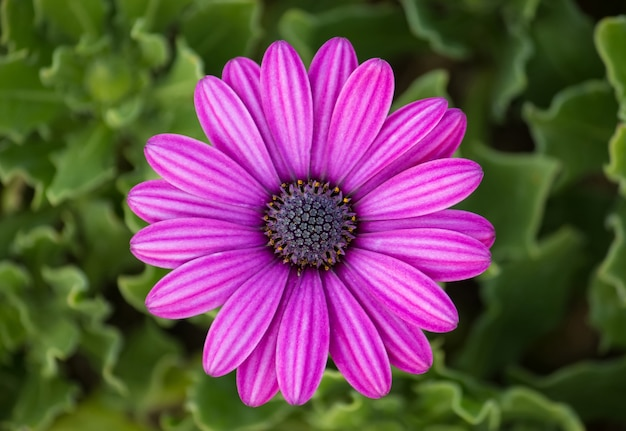
#> input picture purple.jpg, 626 x 431 px
$ python 'DIP lab 2(Digital Image to Negative Image).py'
#> lines starting #> are read from the running program, lines starting #| are printed output that depends on the picture
# Convert a digital image into a negative image

from PIL import Image
import numpy as np
import matplotlib.pyplot as plt

# Step 1: Load the image
image = Image.open('purple.jpg')
#> image is the input picture: PIL image 626x431 RGB; mean R, G, B 106.7, 75.4, 83.1

# Step 2: Convert image to a NumPy array
image_array = np.array(image)

# Step 3: Invert image values (convert to negative)
negative_array = 255 - image_array
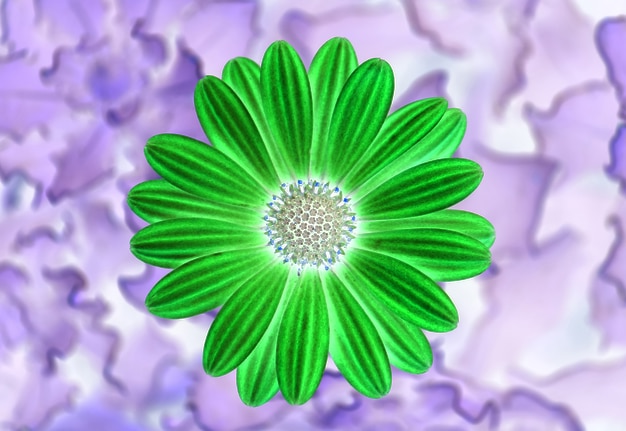
#> negative_array: shape (431, 626, 3); mean R, G, B 148.3, 179.6, 171.9

# Step 4: Convert the negative array back to a PIL Image object (optional)
negative_image = Image.fromarray(negative_array.astype(np.uint8))

# Step 5: Display the original and negative images using Matplotlib
plt.figure(figsize=(10, 5))

plt.subplot(1, 2, 1)
plt.title('Original Image')
plt.imshow(image_array)
plt.axis('off')

plt.subplot(1, 2, 2)
plt.title('Negative Image')
plt.imshow(negative_array, cmap='gray')  # Use grayscale colormap
plt.axis('off')

plt.show()
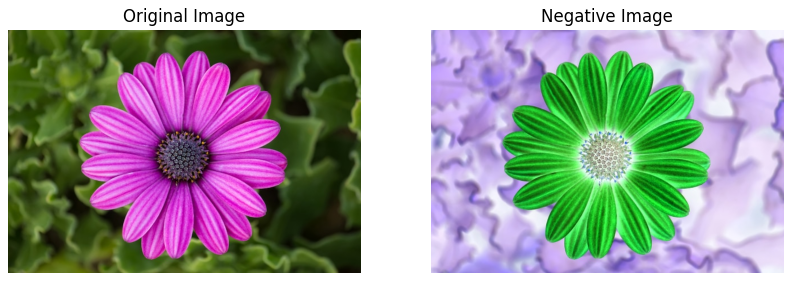
#> figure drawn by matplotlib, 2 panels

# Step 6: (Optional) Save the negative image
negative_image.save('negative_purple.jpg')  # Use the PIL Image if needed

$ run again, with flower.jpg copied over purple.jpg
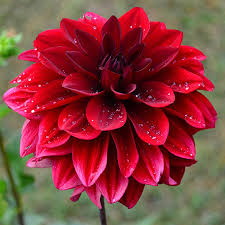
#> input picture flower.jpg, 225 x 225 px
#> image is the input picture: PIL image 225x225 RGB; mean R, G, B 137.7, 61.1, 61.6
#> `negative_array = 255 - image_array`:
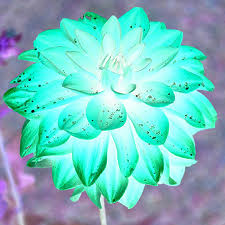
#> negative_array: shape (225, 225, 3); mean R, G, B 117.3, 193.9, 193.4
#> `plt.show()`:
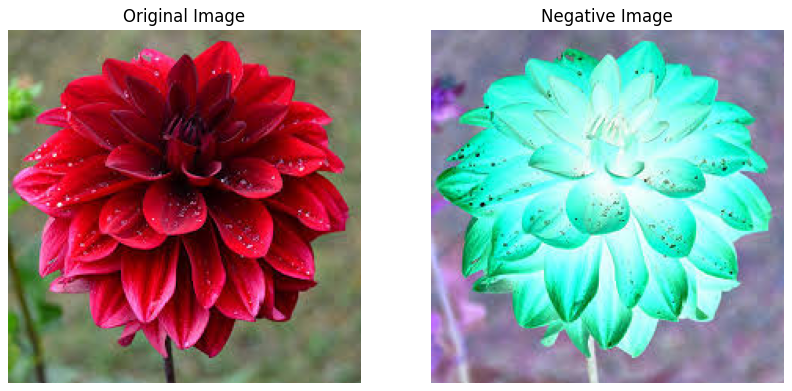
#> figure drawn by matplotlib, 2 panels

$ run again, with night.jpg copied over purple.jpg
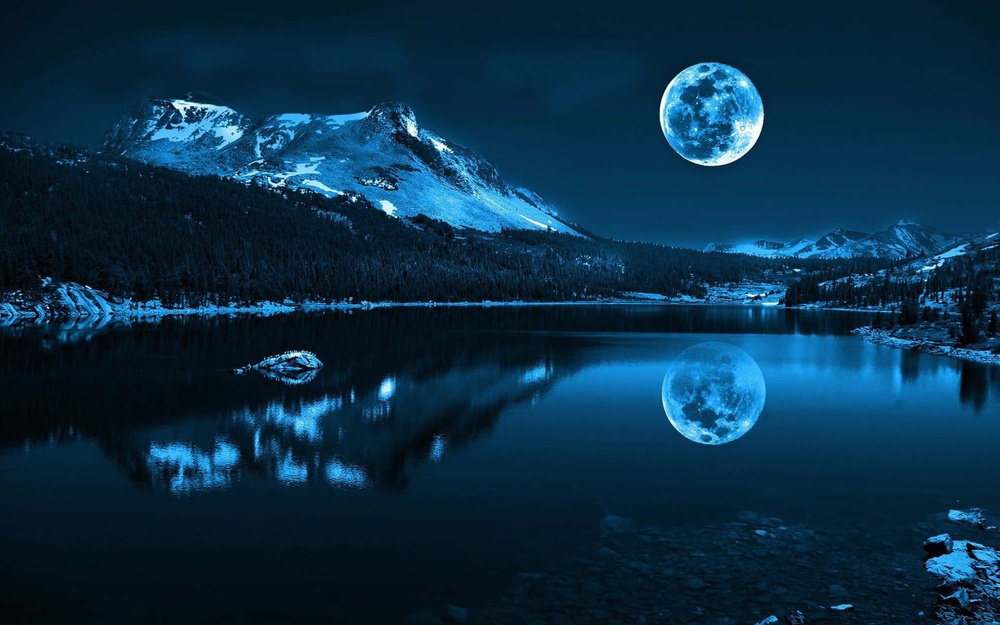
#> input picture night.jpg, 1000 x 625 px, shrunk from 1920 x 1200 before the run
#> image is the input picture: PIL image 1000x625 RGB; mean R, G, B 10, 46.5, 71.2
#> `negative_array = 255 - image_array`:
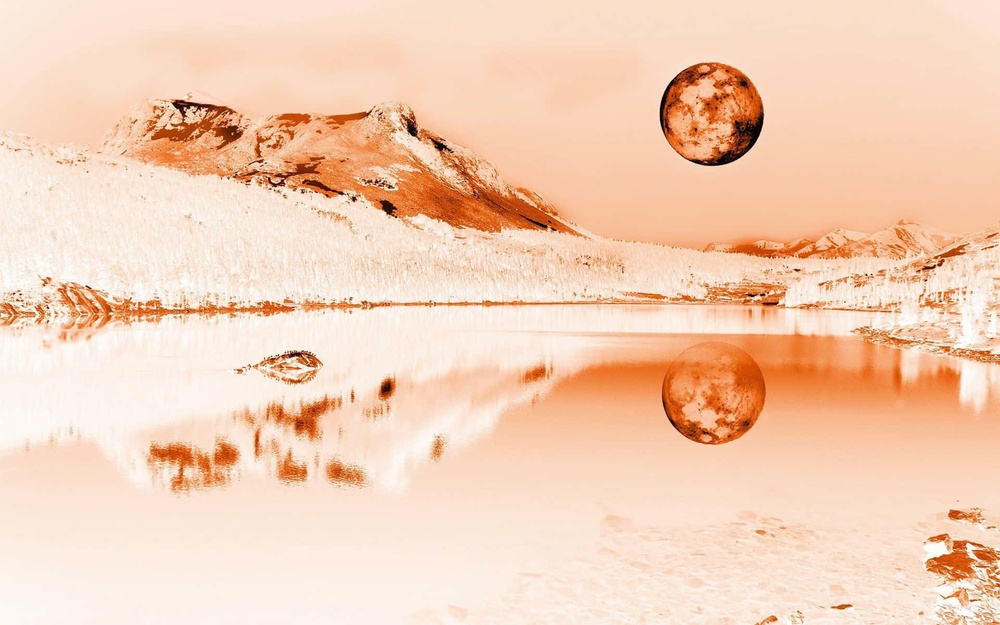
#> negative_array: shape (625, 1000, 3); mean R, G, B 245, 208.5, 183.8
#> `plt.show()`:
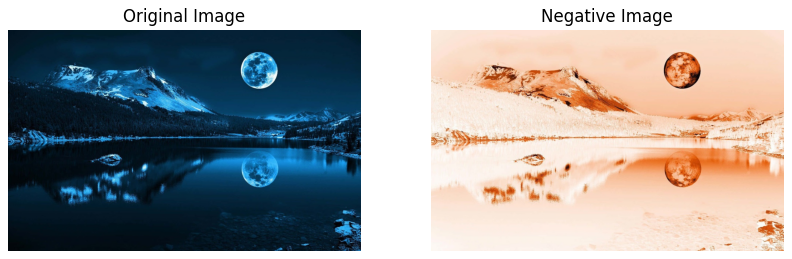
#> figure drawn by matplotlib, 2 panels

$ run again, with mahfuz.jpeg copied over purple.jpg
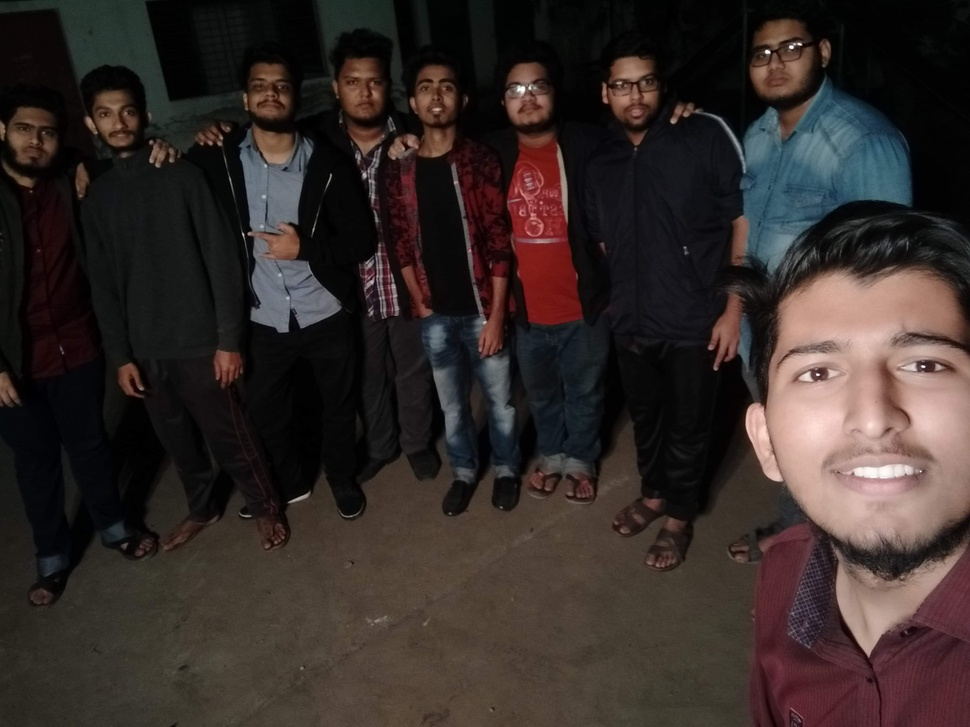
#> input picture mahfuz.jpeg, 970 x 727 px, shrunk from 3264 x 2448 before the run
#> image is the input picture: PIL image 970x727 RGB; mean R, G, B 52.8, 43.4, 40.6
#> `negative_array = 255 - image_array`:
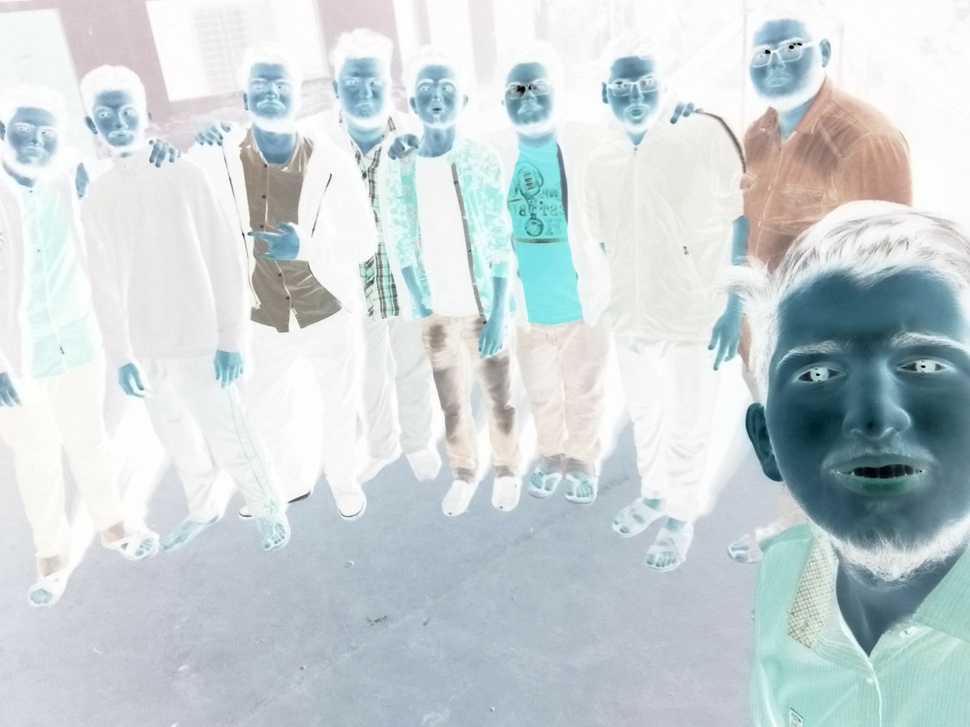
#> negative_array: shape (727, 970, 3); mean R, G, B 202.2, 211.6, 214.4
#> `plt.show()`:
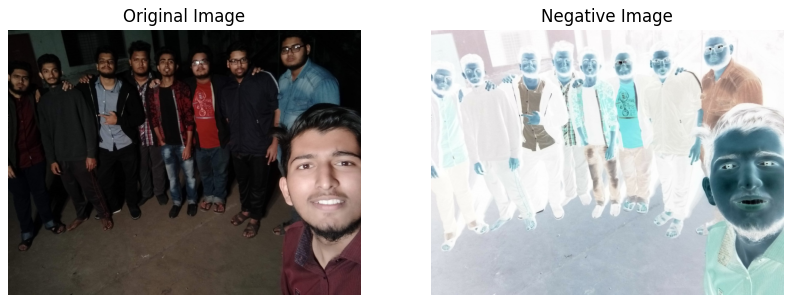
#> figure drawn by matplotlib, 2 panels
